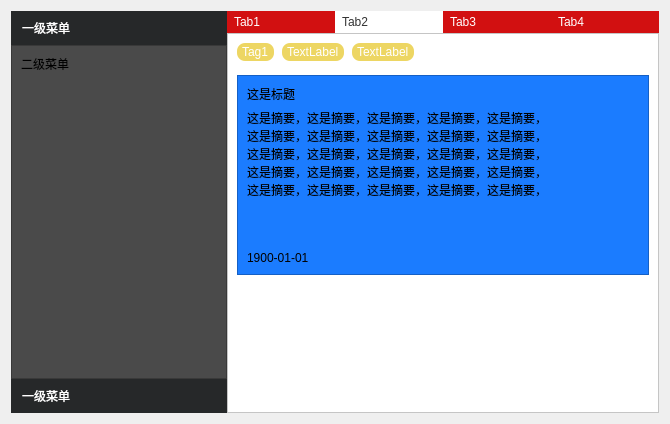
<?xml version="1.0" encoding="UTF-8"?>
<ui version="4.0">
 <class>ShowPane</class>
 <widget class="QWidget" name="ShowPane">
  <property name="geometry">
   <rect>
    <x>0</x>
    <y>0</y>
    <width>670</width>
    <height>424</height>
   </rect>
  </property>
  <property name="windowTitle">
   <string>Form</string>
  </property>
  <property name="styleSheet">
   <string notr="true">ColorLabel{
	min-height:32px;
}</string>
  </property>
  <layout class="QHBoxLayout" name="horizontalLayout" stretch="1,2">
   <property name="spacing">
    <number>0</number>
   </property>
   <item>
    <layout class="QVBoxLayout" name="verticalLayout">
     <property name="spacing">
      <number>0</number>
     </property>
     <item>
      <widget class="ColorLabel" name="label">
       <property name="sizePolicy">
        <sizepolicy hsizetype="Preferred" vsizetype="Fixed">
         <horstretch>0</horstretch>
         <verstretch>0</verstretch>
        </sizepolicy>
       </property>
       <property name="styleSheet">
        <string notr="true">background:#262829;
color:white;
text-align:center;
padding:8px;</string>
       </property>
       <property name="text">
        <string>一级菜单</string>
       </property>
      </widget>
     </item>
     <item>
      <widget class="QFrame" name="frame">
       <property name="styleSheet">
        <string notr="true">background:#4a4a4a;</string>
       </property>
       <property name="frameShape">
        <enum>QFrame::StyledPanel</enum>
       </property>
       <property name="frameShadow">
        <enum>QFrame::Raised</enum>
       </property>
       <layout class="QVBoxLayout" name="verticalLayout_3">
        <property name="spacing">
         <number>0</number>
        </property>
        <item alignment="Qt::AlignTop">
         <widget class="QLabel" name="label_3">
          <property name="sizePolicy">
           <sizepolicy hsizetype="Preferred" vsizetype="Fixed">
            <horstretch>0</horstretch>
            <verstretch>0</verstretch>
           </sizepolicy>
          </property>
          <property name="text">
           <string>二级菜单</string>
          </property>
         </widget>
        </item>
       </layout>
      </widget>
     </item>
     <item>
      <widget class="ColorLabel" name="label_2">
       <property name="sizePolicy">
        <sizepolicy hsizetype="Preferred" vsizetype="Fixed">
         <horstretch>0</horstretch>
         <verstretch>0</verstretch>
        </sizepolicy>
       </property>
       <property name="styleSheet">
        <string notr="true">background:#262829;
color:white;
text-align:center;
padding:8px;</string>
       </property>
       <property name="text">
        <string>一级菜单</string>
       </property>
      </widget>
     </item>
    </layout>
   </item>
   <item>
    <layout class="QVBoxLayout" name="verticalLayout_2" stretch="0,1">
     <property name="spacing">
      <number>0</number>
     </property>
     <property name="bottomMargin">
      <number>0</number>
     </property>
     <item>
      <layout class="QHBoxLayout" name="horizontalLayout_2">
       <property name="spacing">
        <number>0</number>
       </property>
       <item alignment="Qt::AlignTop">
        <widget class="ColorLabel" name="label_6">
         <property name="sizePolicy">
          <sizepolicy hsizetype="Preferred" vsizetype="Fixed">
           <horstretch>0</horstretch>
           <verstretch>0</verstretch>
          </sizepolicy>
         </property>
         <property name="styleSheet">
          <string notr="true">background:#d21011;
color:white;
text-align:center;
padding:4px;</string>
         </property>
         <property name="text">
          <string>Tab1</string>
         </property>
        </widget>
       </item>
       <item alignment="Qt::AlignTop">
        <widget class="ColorLabel" name="label_5">
         <property name="styleSheet">
          <string notr="true">background:white;
color:#333;
text-align:center;
padding:4px;</string>
         </property>
         <property name="text">
          <string>Tab2</string>
         </property>
        </widget>
       </item>
       <item alignment="Qt::AlignTop">
        <widget class="ColorLabel" name="label_4">
         <property name="styleSheet">
          <string notr="true">background:#d21011;
color:white;
text-align:center;
padding:4px;</string>
         </property>
         <property name="text">
          <string>Tab3</string>
         </property>
        </widget>
       </item>
       <item alignment="Qt::AlignTop">
        <widget class="ColorLabel" name="label_7">
         <property name="styleSheet">
          <string notr="true">background:#d21011;
color:white;
text-align:center;
padding:4px;</string>
         </property>
         <property name="text">
          <string>Tab4</string>
         </property>
        </widget>
       </item>
      </layout>
     </item>
     <item>
      <widget class="QFrame" name="frame_2">
       <property name="styleSheet">
        <string notr="true">background:white;</string>
       </property>
       <property name="frameShape">
        <enum>QFrame::StyledPanel</enum>
       </property>
       <property name="frameShadow">
        <enum>QFrame::Raised</enum>
       </property>
       <layout class="QVBoxLayout" name="verticalLayout_4" stretch="0,1,0">
        <property name="spacing">
         <number>0</number>
        </property>
        <item>
         <layout class="QHBoxLayout" name="horizontalLayout_3">
          <property name="spacing">
           <number>8</number>
          </property>
          <property name="bottomMargin">
           <number>12</number>
          </property>
          <item alignment="Qt::AlignHCenter|Qt::AlignTop">
           <widget class="ColorLabel" name="label_10">
            <property name="styleSheet">
             <string notr="true">border-radius:8px;
background:#edd663;
color:white;
padding:2px;</string>
            </property>
            <property name="text">
             <string>Tag1</string>
            </property>
           </widget>
          </item>
          <item alignment="Qt::AlignHCenter|Qt::AlignTop">
           <widget class="ColorLabel" name="label_9">
            <property name="styleSheet">
             <string notr="true">border-radius:8px;
background:#edd663;
color:white;
padding:2px;</string>
            </property>
            <property name="text">
             <string>TextLabel</string>
            </property>
           </widget>
          </item>
          <item alignment="Qt::AlignHCenter|Qt::AlignTop">
           <widget class="ColorLabel" name="label_8">
            <property name="styleSheet">
             <string notr="true">border-radius:8px;
background:#edd663;
color:white;
padding:2px;</string>
            </property>
            <property name="text">
             <string>TextLabel</string>
            </property>
           </widget>
          </item>
          <item>
           <spacer name="horizontalSpacer">
            <property name="orientation">
             <enum>Qt::Horizontal</enum>
            </property>
            <property name="sizeHint" stdset="0">
             <size>
              <width>40</width>
              <height>20</height>
             </size>
            </property>
           </spacer>
          </item>
         </layout>
        </item>
        <item>
         <widget class="QFrame" name="frame_3">
          <property name="maximumSize">
           <size>
            <width>16777215</width>
            <height>200</height>
           </size>
          </property>
          <property name="styleSheet">
           <string notr="true">background:#1b7cff;</string>
          </property>
          <property name="frameShape">
           <enum>QFrame::StyledPanel</enum>
          </property>
          <property name="frameShadow">
           <enum>QFrame::Raised</enum>
          </property>
          <layout class="QHBoxLayout" name="horizontalLayout_4">
           <item>
            <layout class="QGridLayout" name="gridLayout">
             <item row="3" column="0">
              <widget class="QLabel" name="label_13">
               <property name="text">
                <string>1900-01-01</string>
               </property>
              </widget>
             </item>
             <item row="1" column="0">
              <widget class="QLabel" name="label_12">
               <property name="sizePolicy">
                <sizepolicy hsizetype="Preferred" vsizetype="Preferred">
                 <horstretch>0</horstretch>
                 <verstretch>0</verstretch>
                </sizepolicy>
               </property>
               <property name="text">
                <string>这是摘要，这是摘要，这是摘要，这是摘要，这是摘要，
这是摘要，这是摘要，这是摘要，这是摘要，这是摘要，
这是摘要，这是摘要，这是摘要，这是摘要，这是摘要，
这是摘要，这是摘要，这是摘要，这是摘要，这是摘要，
这是摘要，这是摘要，这是摘要，这是摘要，这是摘要，</string>
               </property>
              </widget>
             </item>
             <item row="0" column="0">
              <widget class="QLabel" name="label_11">
               <property name="sizePolicy">
                <sizepolicy hsizetype="Preferred" vsizetype="Fixed">
                 <horstretch>0</horstretch>
                 <verstretch>0</verstretch>
                </sizepolicy>
               </property>
               <property name="text">
                <string>这是标题</string>
               </property>
              </widget>
             </item>
             <item row="2" column="0">
              <spacer name="verticalSpacer_2">
               <property name="orientation">
                <enum>Qt::Vertical</enum>
               </property>
               <property name="sizeHint" stdset="0">
                <size>
                 <width>20</width>
                 <height>40</height>
                </size>
               </property>
              </spacer>
             </item>
            </layout>
           </item>
          </layout>
         </widget>
        </item>
        <item>
         <spacer name="verticalSpacer">
          <property name="orientation">
           <enum>Qt::Vertical</enum>
          </property>
          <property name="sizeHint" stdset="0">
           <size>
            <width>20</width>
            <height>40</height>
           </size>
          </property>
         </spacer>
        </item>
       </layout>
      </widget>
     </item>
    </layout>
   </item>
  </layout>
 </widget>
 <customwidgets>
  <customwidget>
   <class>ColorLabel</class>
   <extends>QLabel</extends>
   <header>widget/label/colorlabel.h</header>
  </customwidget>
 </customwidgets>
 <resources/>
 <connections/>
</ui>
